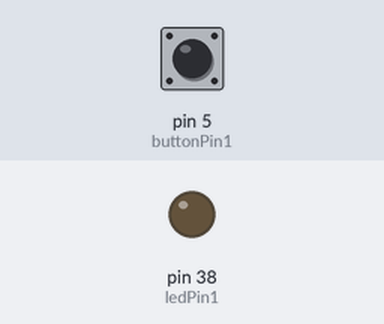
Recording of a sketch running on a simulated Arduino Mega 2560, built with avr-gcc and run on an emulated ATmega2560. On the bench: output pins drawn as LEDs (lit = HIGH). Dashed ring = blinking. The test bench sets the inputs (shaded band); at power-on: pin 5 (buttonPin1) LOW.

Above: at 2.8 s.
2.9 s: pin 5 (buttonPin1) pulled HIGH for 3.2 s
At 3.8 s:
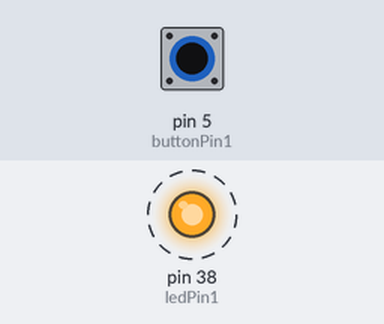
Timing chart, 0 to 7.5 s (numbered marks = the images above; inputs shaded):
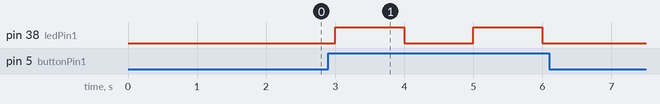

Measured:
- after the input at 2.9 s, pin 38 (ledPin1): alternates HIGH for 1.0 s and LOW for 1.0 s, 4 changes in all, then stays LOW, starting after 0.10 s

The sketch:

ButtonCheck2.ino
```cpp
     const int buttonPin1 = 5;     // the number of the pushbutton pin
   //  const int buttonPin2 = 6;     // the number of the pushbutton pin

    // declaring buttton states
    int buttonState1 = 0;
   // int buttonState2 = 0;

     // led pins
     const int ledPin1 =  38;      // the number of the LED pin
     //const int ledPin2 =  39;      // the number of the LED pin


    void setup() {

      Serial.begin(115200); //turn on serial port

    //initializing display led
     pinMode(ledPin1, OUTPUT);
//     pinMode(ledPin2, OUTPUT);

    // initializing the pushbutton pin as an input:
    pinMode(buttonPin1, INPUT);
 //   pinMode(buttonPin2, INPUT);

    }

void loop() {
     // looping it to wait for commands

    buttonState1 = digitalRead(buttonPin1);

 //   buttonState2 = digitalRead(buttonPin2);

   if (buttonState1 == HIGH) {
    // turn LED on:
     digitalWrite(ledPin1, HIGH);
     delay(1000);
         digitalWrite(ledPin1, LOW);
   }

  //  if (buttonState2 == HIGH){
    //     digitalWrite(ledPin2, HIGH);
      //   delay(1000);
        // digitalWrite(ledPin2, LOW);

     // }
      delay(1000);
}
```
